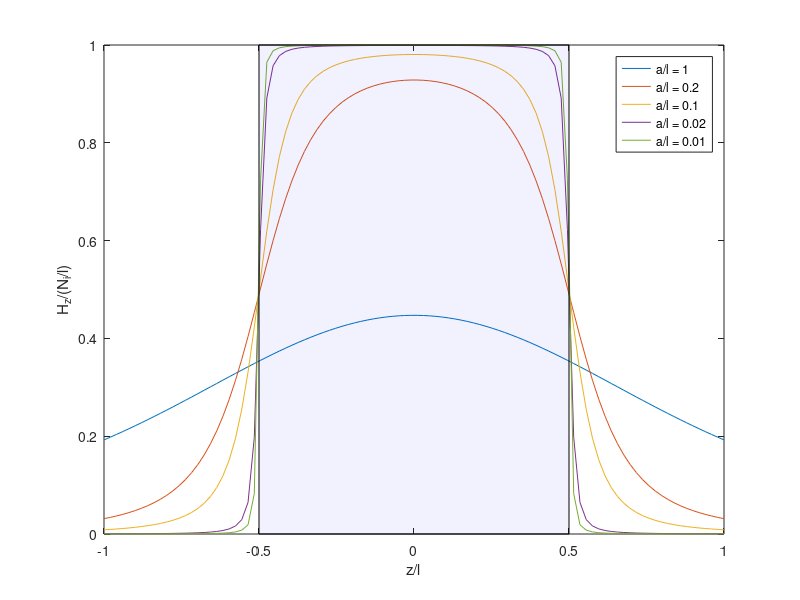

Write the MATLAB code that produced this figure.
close all
clear
clc
%% 2.c
%user defined coefficients and linearly spaced vectors
z = linspace(-1,1,100);
l = 1;
% different ratios
an = [1, 0.2, 0.1, 0.02, 0.01];
v  = [-0.5 0; -0.5 1; 0.5 1; 0.5 0];
f  = [1, 2, 3, 4];

% plot the figures
for a = an  % plotting each ratio
    H = 0*z;        % plotting each point 
    H = ((z + l/2)./sqrt(a^2 + (z + l/2).^2) - (z - l/2)./sqrt(a^2 + (z - l/2).^2));
    figure(1)
    plot(z , H/2)
    hold on
end
xlabel('z/l')
ylabel('H_z/(N_i/l)')
xlim([-1 1])
ylim([0 1])
patch('Faces', f, 'Vertices', v, 'FaceColor', 'blue', 'facealpha', 0.05)
legend('a/l = 1','a/l = 0.2','a/l = 0.1','a/l = 0.02','a/l = 0.01')
hold off

